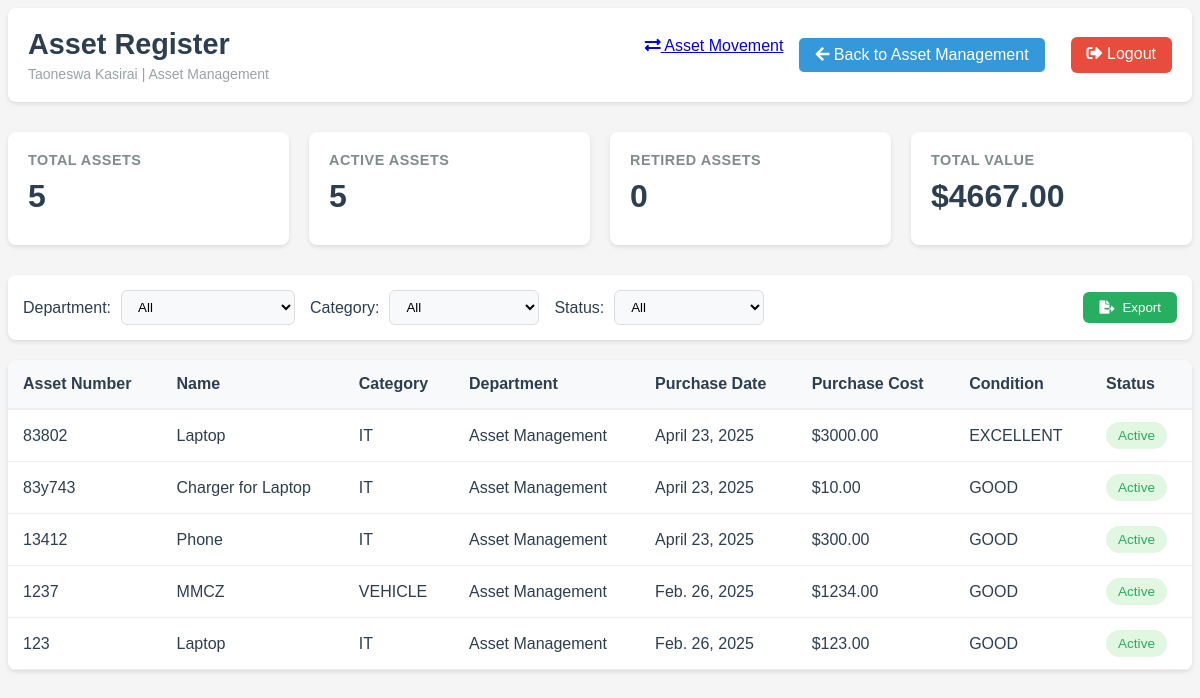
The app's page /asset-register/ (signed in) with its own data.
### myapp/models.py (models this page shows, shortened)
class Employee(models.Model):
    employee_number = models.CharField(max_length=10, unique=True)
    name = models.CharField(max_length=100)
    surname = models.CharField(max_length=100)
    department = models.ForeignKey(Department, on_delete=models.PROTECT)
    branch = models.CharField(max_length=100)
    section = models.CharField(max_length=100)
    email = models.EmailField(unique=True)
    phone_regex = RegexValidator(
        regex=r'^07\d{8}$',
        message="Phone number must start with '07' and be 10 digits long"
    )
    phone_number = models.CharField(
        validators=[phone_regex],
        max_length=10,
        unique=True
    )
    signature = models.ImageField(
        upload_to='signatures/', null=True, blank=True)
    created_at = models.DateTimeField(auto_now_add=True)
    password = models.CharField(
        max_length=128, default=make_password('defaultpassword'))
    is_first_login = models.BooleanField(default=True)
    is_active = models.BooleanField(default=True)
    roles = models.ManyToManyField(Role, blank=True)
    class Meta:
        ordering = ['surname', 'name']

class Department(models.Model):
    code = models.CharField(max_length=10, unique=True)
    name = models.CharField(max_length=100)
    description = models.TextField(blank=True)
    is_active = models.BooleanField(default=True)
    created_at = models.DateTimeField(auto_now_add=True)
    def __str__(self):
        return self.name
    class Meta:
        ordering = ['name']

class Asset(models.Model):
    CONDITION_CHOICES = [
        ('NEW', 'New'),
        ('GOOD', 'Good'),
        ('FAIR', 'Fair'),
        ('POOR', 'Poor'),
        ('RETIRED', 'Retired'),
    ]
    asset_number = models.CharField(max_length=50, unique=True)
    serial_number = models.CharField(
        max_length=100, blank=True, null=True)  # Add this line
    name = models.CharField(max_length=100)
    category = models.CharField(max_length=50)
    description = models.TextField(blank=True)
    department = models.ForeignKey(
        Department, on_delete=models.SET_NULL, null=True)
    location = models.CharField(max_length=100)
    purchase_date = models.DateField()
    purchase_cost = models.DecimalField(max_digits=10, decimal_places=2)
    condition = models.CharField(max_length=10, choices=CONDITION_CHOICES)
    is_active = models.BooleanField(default=True)
    created_at = models.DateTimeField(auto_now_add=True)
    updated_at = models.DateTimeField(auto_now=True)
    is_deleted = models.BooleanField(default=False)
    deleted_at = models.DateTimeField(null=True, blank=True)
    deleted_by = models.ForeignKey(
        Employee, on_delete=models.SET_NULL, null=True, blank=True, related_name='deleted_assets')
    initiator = models.ForeignKey(
        Employee, on_delete=models.SET_NULL, null=True, related_name='initiated_assets')

### myapp/views.py (the view)
# urls.py: path('asset-register/', views.asset_register, name='asset_register'),
def asset_register(request):
    if 'employee_id' not in request.session:
        return redirect('login')
    employee = Employee.objects.get(id=request.session['employee_id'])
    assets = Asset.objects.select_related('department', 'initiator').filter(
        is_deleted=False
    ).order_by('-created_at')
    stats = {
        'total_assets': assets.count(),
        'active_assets': assets.filter(is_active=True).count(),
        'retired_assets': assets.filter(condition='RETIRED').count(),
        'total_value': sum(asset.purchase_cost for asset in assets),
    }
    return render(request, 'myapp/asset_register.html', {
        'employee': employee,
        'assets': assets,
        'stats': stats,
        'departments': Department.objects.filter(is_active=True),
    })

### myapp/templates/myapp/asset_register.html (shortened to what this page needs)
<!DOCTYPE html>
<html>
<head>
    {% load static %}
    <link rel="stylesheet" type="text/css" href="{% static 'myapp/css/style.css' %}">
    <link href="https://cdnjs.cloudflare.com/ajax/libs/font-awesome/5.15.4/css/all.min.css" rel="stylesheet">
</head>
<body>
    <div class="dashboard-header">
        <div class="user-info">
            <h1>Asset Register</h1>
            <p class="user-details">{{ employee.name }} {{ employee.surname }} | {{ employee.department }}</p>
        </div>
        <div class="header-actions">
            <a href="{% url 'asset_movement' %}" class="btn-primary">
                <i class="fas fa-exchange-alt"></i> Asset Movement
            </a>
            <a href="{% url 'asset_management' %}" class="back-button">
                <i class="fas fa-arrow-left"></i> Back to Asset Management
            </a>
            <a href="{% url 'logout' %}" class="logout-button">
                <i class="fas fa-sign-out-alt"></i> Logout
            </a>
        </div>
    </div>
    <div class="stats-grid">
        <div class="stat-card">
            <h3>Total Assets</h3>
            <div class="value">{{ stats.total_assets }}</div>
        </div>
        <div class="stat-card">
            <h3>Active Assets</h3>
            <div class="value">{{ stats.active_assets }}</div>
        </div>
        <div class="stat-card">
            <h3>Retired Assets</h3>
            <div class="value">{{ stats.retired_assets }}</div>
        </div>
        <div class="stat-card">
            <h3>Total Value</h3>
            <div class="value">${{ stats.total_value }}</div>
        </div>
    </div>
    <div class="filters">
        <div class="filter-group">
            <label>Department:</label>
            <select>
                <option value="all">All</option>
            </select>
        </div>
        <div class="filter-group">
            <label>Category:</label>
            <select>
                <option value="all">All</option>
            </select>
        </div>
        <div class="filter-group">
            <label>Status:</label>
            <select>
                <option value="all">All</option>
            </select>
        </div>
        <button class="btn-export">
            <i class="fas fa-file-export"></i> Export
        </button>
    </div>
    <table class="register-table">
        <thead>
            <tr>
                <th>Asset Number</th>
                <th>Name</th>
                <th>Category</th>
                <th>Department</th>
                <th>Purchase Date</th>
                <th>Purchase Cost</th>
                <th>Condition</th>
                <th>Status</th>
            </tr>
        </thead>
        <tbody>
            {% for asset in assets %}
            <tr>
                <td>{{ asset.asset_number }}</td>
                <td>{{ asset.name }}</td>
                <td>{{ asset.category }}</td>
                <td>{{ asset.department.name }}</td>
                <td>{{ asset.purchase_date }}</td>
                <td>${{ asset.purchase_cost }}</td>
                <td>{{ asset.condition }}</td>
                <td>
                    <span class="status-badge {% if asset.is_active %}status-active{% else %}status-inactive{% endif %}">
                        {% if asset.is_active %}Active{% else %}Inactive{% endif %}
                    </span>
                </td>
            </tr>
            {% endfor %}
        </tbody>
    </table>
</body>
</html>

### myapp/static/myapp/css/style.css (style rules this page uses)
body { background-color: #f5f5f5; font-family: Arial, sans-serif; }
.dashboard-header { background: #2c3e50; color: white; padding: 20px; display: flex; justify-content: space-between; align-items: center; }
.user-info { flex: 1; }
.user-info h1 { margin: 5px 0; font-size: 24px; }
.user-details { font-size: 14px; opacity: 0.8; }
.header-actions { padding-left: 20px; }
.logout-button { background: transparent; border: 1px solid white; color: white; padding: 8px 16px; border-radius: 4px; cursor: pointer; transition: all 0.3s; }
.back-button { background: transparent; border: 1px solid white; color: white; padding: 8px 16px; border-radius: 4px; cursor: pointer; transition: all 0.3s; text-decoration: none; margin-right: 10px; }

### myapp/templates/myapp/asset_register.html (style rules this page uses)
.stats-grid { display: grid; grid-template-columns: repeat(4, 1fr); gap: 20px; margin-bottom: 30px; }
.stat-card { background: white; padding: 20px; border-radius: 8px; box-shadow: 0 2px 4px rgba(0,0,0,0.1); transition: transform 0.2s; }
.stat-card h3 { margin: 0; color: #7f8c8d; font-size: 0.9em; text-transform: uppercase; letter-spacing: 0.5px; }
.stat-card .value { font-size: 2em; font-weight: bold; color: #2c3e50; margin: 10px 0; }
.filters { display: flex; gap: 15px; margin-bottom: 20px; background: white; padding: 15px; border-radius: 8px; box-shadow: 0 2px 4px rgba(0,0,0,0.1); align-items: center; }
.filter-group { display: flex; align-items: center; gap: 10px; }
.filter-group label { font-weight: 500; color: #2c3e50; white-space: nowrap; }
.filter-group select { padding: 8px 12px; border: 1px solid #ddd; border-radius: 6px; min-width: 150px; background-color: #f8f9fa; }
.btn-export { margin-left: auto; background-color: #27ae60; color: white; border: none; padding: 8px 16px; border-radius: 6px; cursor: pointer; display: flex; align-items: center; gap: 8px; transition: background-color 0.2s; }
.register-table { width: 100%; background: white; border-radius: 8px; box-shadow: 0 2px 4px rgba(0,0,0,0.1); margin-top: 20px; border-collapse: separate; border-spacing: 0; overflow: hidden; }
.register-table th { background-color: #f8f9fa; padding: 15px; text-align: left; font-weight: 600; color: #2c3e50; border-bottom: 2px solid #eee; }
.register-table td { padding: 12px 15px; border-bottom: 1px solid #eee; color: #2c3e50; }
.status-badge { padding: 6px 12px; border-radius: 20px; font-size: 0.85em; font-weight: 500; display: inline-block; }
.status-active { background-color: #e1f7e1; color: #27ae60; }
.dashboard-header { background: white; padding: 20px; border-radius: 8px; box-shadow: 0 2px 4px rgba(0,0,0,0.1); margin-bottom: 30px; display: flex; justify-content: space-between; align-items: center; }
.user-info h1 { margin: 0; color: #2c3e50; font-size: 1.8em; }
.user-details { color: #7f8c8d; margin: 5px 0 0; }
.header-actions { display: flex; gap: 15px; }
.back-button, .logout-button { padding: 8px 16px; border-radius: 6px; text-decoration: none; font-weight: 500; transition: background-color 0.2s; }
.back-button { background-color: #3498db; color: white; }
.logout-button { background-color: #e74c3c; color: white; border: none; cursor: pointer; }

### records on screen
Employee: name "Taoneswa", surname "Kasirai", department "Asset Management"
Asset: asset_number "83802", name "Laptop", category "IT", department.name "Asset Management", purchase_date "April 23, 2025", purchase_cost "3000.00", condition "EXCELLENT", is_active "Active"
Asset: asset_number "83y743", name "Charger for Laptop", category "IT", department.name "Asset Management", purchase_date "April 23, 2025", purchase_cost "10.00", condition "GOOD", is_active "Active"
Asset: asset_number "13412", name "Phone", category "IT", department.name "Asset Management", purchase_date "April 23, 2025", purchase_cost "300.00", condition "GOOD", is_active "Active"
Asset: asset_number "1237", name "MMCZ", category "VEHICLE", department.name "Asset Management", purchase_date "Feb. 26, 2025", purchase_cost "1234.00", condition "GOOD", is_active "Active"
Asset: asset_number "123", name "Laptop", category "IT", department.name "Asset Management", purchase_date "Feb. 26, 2025", purchase_cost "123.00", condition "GOOD", is_active "Active"

### other values on screen
{{ stats.total_assets }} "5"
{{ stats.active_assets }} "5"
{{ stats.retired_assets }} "0"
{{ stats.total_value }} "4667.00"
